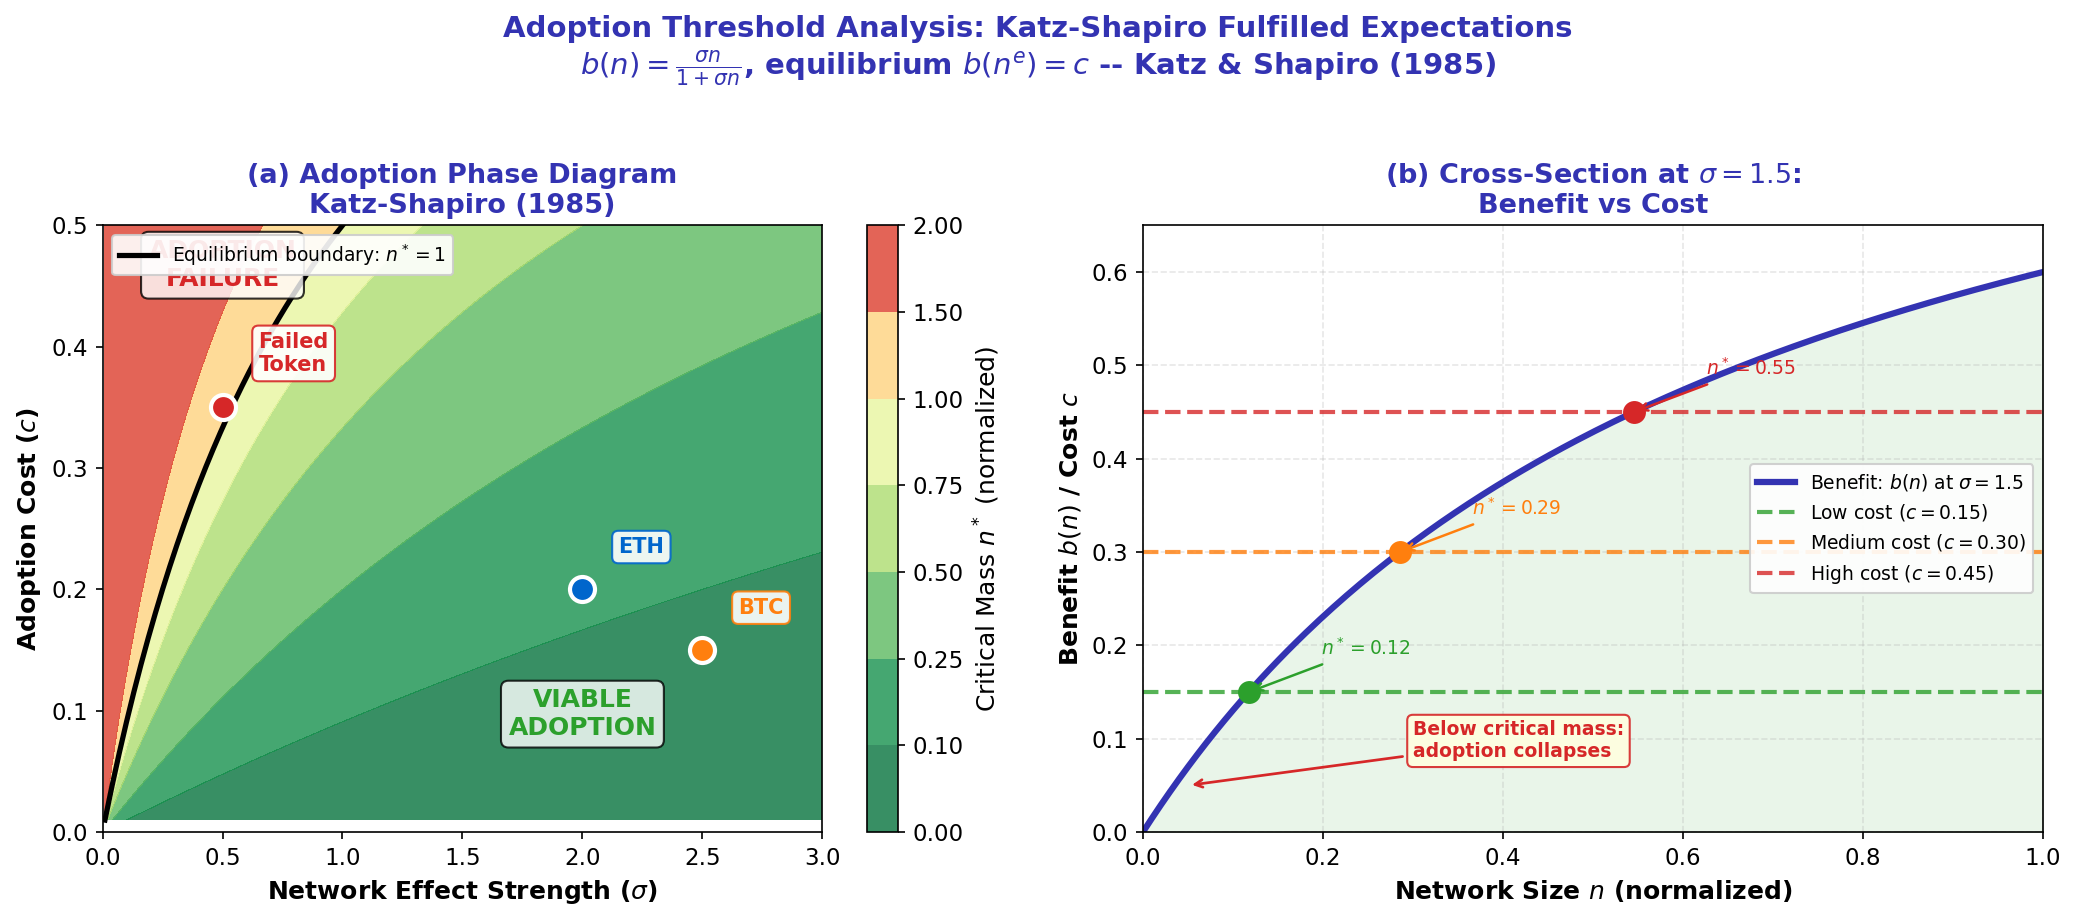

Source code (Python):
r"""Adoption Threshold Phase Diagram: Katz-Shapiro Fulfilled Expectations

Multi-panel override: comparative statics requires simultaneous visibility

Panel (a): 2D heatmap/contour of equilibrium adoption regions.
Panel (b): Cross-section at sigma=1.5 showing benefit vs cost curves.

Economic Model:
Katz-Shapiro fulfilled expectations: $b(n^e) = c$ where
$b(n) = \frac{\sigma n}{1 + \sigma n}$.
Based on Katz \& Shapiro (1985).
"""
import matplotlib.pyplot as plt
import numpy as np
from pathlib import Path

np.random.seed(42)

plt.rcParams.update({
    'font.size': 12, 'axes.labelsize': 12, 'axes.titlesize': 13,
    'xtick.labelsize': 11, 'ytick.labelsize': 11, 'legend.fontsize': 11,
    'figure.dpi': 150
})

MLPURPLE = '#3333B2'
MLBLUE = '#0066CC'
MLORANGE = '#FF7F0E'
MLGREEN = '#2CA02C'
MLRED = '#D62728'
MLLAVENDER = '#ADADE0'

def benefit(n, sigma):
    """Network benefit: b(n) = sigma*n / (1 + sigma*n)"""
    return sigma * n / (1 + sigma * n)

fig, (ax1, ax2) = plt.subplots(1, 2, figsize=(14, 6))

# --- Panel (a): 2D heatmap/contour ---
sigma_range = np.linspace(0.01, 3.0, 300)
c_range = np.linspace(0.01, 0.50, 300)
S, C = np.meshgrid(sigma_range, c_range)

# For each (sigma, c), find equilibrium n* where b(n*) = c
# b(n) = sigma*n / (1 + sigma*n) = c  =>  n* = c / (sigma*(1-c))
# Adoption is viable if n* < N_max (say 1.0 normalized)
N_star = C / (S * (1 - C))
N_star = np.clip(N_star, 0, 2)

# Contour: regions where adoption is viable (n* < 1)
contour = ax1.contourf(S, C, N_star, levels=[0, 0.1, 0.25, 0.5, 0.75, 1.0, 1.5, 2.0],
                       cmap='RdYlGn_r', alpha=0.8)
cbar = fig.colorbar(contour, ax=ax1, label='Critical Mass $n^*$ (normalized)')

# Overlay equilibrium boundary: n* = 1 => c = sigma/(1+sigma)
sigma_eq = np.linspace(0.01, 3.0, 200)
c_eq = sigma_eq / (1 + sigma_eq)
ax1.plot(sigma_eq, c_eq, color='black', linewidth=2.5, linestyle='-',
         label='Equilibrium boundary: $n^*=1$')

# Plot specific technologies
techs = [
    ('BTC', 2.5, 0.15, MLORANGE),
    ('ETH', 2.0, 0.20, MLBLUE),
    ('Failed\nToken', 0.5, 0.35, MLRED),
]
for name, s, c, color in techs:
    ax1.plot(s, c, 'o', color=color, markersize=12, zorder=5,
             markeredgecolor='white', markeredgewidth=2)
    ax1.annotate(name, xy=(s, c), xytext=(s + 0.15, c + 0.03),
                 fontsize=10, fontweight='bold', color=color,
                 bbox=dict(boxstyle='round,pad=0.3', facecolor='white',
                           edgecolor=color, alpha=0.9))

# Region labels
ax1.text(2.0, 0.08, 'VIABLE\nADOPTION', fontsize=12, fontweight='bold',
         color=MLGREEN, ha='center',
         bbox=dict(boxstyle='round', facecolor='white', alpha=0.8))
ax1.text(0.5, 0.45, 'ADOPTION\nFAILURE', fontsize=12, fontweight='bold',
         color=MLRED, ha='center',
         bbox=dict(boxstyle='round', facecolor='white', alpha=0.8))

ax1.set_xlabel('Network Effect Strength ($\\sigma$)', fontweight='bold')
ax1.set_ylabel('Adoption Cost ($c$)', fontweight='bold')
ax1.set_title('(a) Adoption Phase Diagram\nKatz-Shapiro (1985)', fontweight='bold', color=MLPURPLE)
ax1.legend(loc='upper left', framealpha=0.9, fontsize=9)
ax1.set_xlim(0, 3)
ax1.set_ylim(0, 0.50)

# --- Panel (b): Cross-section at sigma=1.5 ---
sigma_cross = 1.5
n_range = np.linspace(0, 1.0, 200)
b_vals = benefit(n_range, sigma_cross)

# Different cost levels
cost_levels = [
    ('Low cost ($c=0.15$)', 0.15, MLGREEN),
    ('Medium cost ($c=0.30$)', 0.30, MLORANGE),
    ('High cost ($c=0.45$)', 0.45, MLRED),
]

ax2.plot(n_range, b_vals, color=MLPURPLE, linewidth=3,
         label=f'Benefit: $b(n)$ at $\\sigma={sigma_cross}$')

for label, c_val, color in cost_levels:
    ax2.axhline(y=c_val, color=color, linestyle='--', linewidth=2,
                label=label, alpha=0.8)
    # Find equilibrium
    n_eq = c_val / (sigma_cross * (1 - c_val))
    if 0 < n_eq < 1:
        ax2.plot(n_eq, c_val, 'o', color=color, markersize=10, zorder=5)
        ax2.annotate(f'$n^*={n_eq:.2f}$',
                     xy=(n_eq, c_val), xytext=(n_eq + 0.08, c_val + 0.04),
                     fontsize=9, fontweight='bold', color=color,
                     arrowprops=dict(arrowstyle='->', color=color, lw=1.2))

# Shade viable region
ax2.fill_between(n_range, 0, b_vals, alpha=0.1, color=MLGREEN)

# Mark unstable region
ax2.annotate('Below critical mass:\nadoption collapses',
             xy=(0.05, 0.05), xytext=(0.3, 0.08),
             fontsize=9, fontweight='bold', color=MLRED,
             arrowprops=dict(arrowstyle='->', color=MLRED, lw=1.3),
             bbox=dict(boxstyle='round,pad=0.3', facecolor='lightyellow',
                       edgecolor=MLRED, alpha=0.9))

ax2.set_xlabel('Network Size $n$ (normalized)', fontweight='bold')
ax2.set_ylabel('Benefit $b(n)$ / Cost $c$', fontweight='bold')
ax2.set_title('(b) Cross-Section at $\\sigma=1.5$:\nBenefit vs Cost', fontweight='bold', color=MLPURPLE)
ax2.legend(loc='center right', framealpha=0.9, fontsize=9)
ax2.grid(True, alpha=0.3, linestyle='--')
ax2.set_xlim(0, 1)
ax2.set_ylim(0, 0.65)

fig.suptitle('Adoption Threshold Analysis: Katz-Shapiro Fulfilled Expectations\n'
             r'$b(n) = \frac{\sigma n}{1 + \sigma n}$, equilibrium $b(n^e) = c$'
             ' -- Katz & Shapiro (1985)',
             fontweight='bold', fontsize=14, color=MLPURPLE, y=1.02)

plt.tight_layout()
plt.savefig(Path(__file__).parent / 'chart.pdf', dpi=300, bbox_inches='tight')
plt.savefig(Path(__file__).parent / 'chart.png', dpi=150, bbox_inches='tight')
plt.close()
print("Chart saved to chart.pdf and chart.png")
